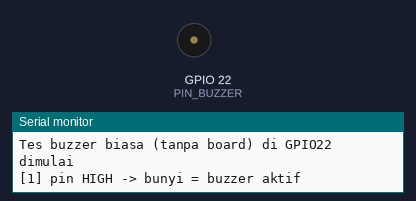
Recording of a program running on a simulated ESP32. On the bench: buzzer (waves = sounding), the last lines printed to the serial monitor.

Above: at 1.5 s.
At 3.5 s:
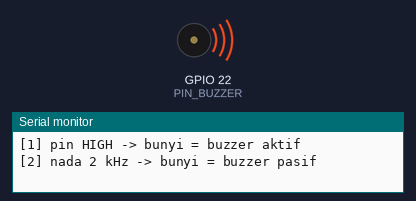
Timing chart, 0 to 9.5 s (numbered marks = the images above):
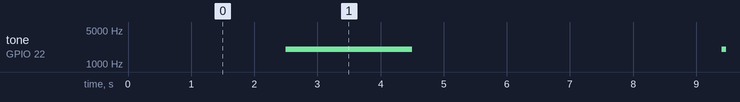

Measured:
- by itself, tone on GPIO 22 (PIN_BUZZER): alternates 2000 Hz for 2.0 s and silent for 4.9 s

The program:

main.cpp
```cpp
#include <Arduino.h>

// Tes buzzer 2 kaki tanpa board di GPIO22.
// Sambungan: kaki panjang (+) ke D22, kaki pendek (-) ke GND.
// Buzzer tanpa board langsung aktif HIGH (bunyi saat pin HIGH).
// Tiap kondisi ditahan 2 detik:
//   1. pin HIGH          -> bunyi kalau buzzer aktif
//   2. nada 2 kHz (tone) -> bunyi kalau buzzer pasif (buzzer aktif juga bunyi)
//   3. 3 beep pendek     -> pola alarm, hanya bunyi di buzzer aktif
//   4. pin LOW           -> harus diam

const uint8_t PIN_BUZZER = 22;
const uint32_t HOLD_MS = 2000;

void setup() {
  pinMode(PIN_BUZZER, OUTPUT);
  digitalWrite(PIN_BUZZER, LOW);

  Serial.begin(115200);
  delay(500);
  Serial.println();
  Serial.println("Tes buzzer biasa (tanpa board) di GPIO22 dimulai");
}

void loop() {
  Serial.println("[1] pin HIGH -> bunyi = buzzer aktif");
  digitalWrite(PIN_BUZZER, HIGH);
  delay(HOLD_MS);
  digitalWrite(PIN_BUZZER, LOW);

  Serial.println("[2] nada 2 kHz -> bunyi = buzzer pasif");
  tone(PIN_BUZZER, 2000);
  delay(HOLD_MS);
  noTone(PIN_BUZZER);
  pinMode(PIN_BUZZER, OUTPUT);
  digitalWrite(PIN_BUZZER, LOW);

  Serial.println("[3] 3 beep pendek (HIGH/LOW)");
  for (uint8_t i = 0; i < 3; i++) {
    digitalWrite(PIN_BUZZER, HIGH);
    delay(150);
    digitalWrite(PIN_BUZZER, LOW);
    delay(150);
  }

  Serial.println("[4] pin LOW -> harus diam");
  delay(HOLD_MS);

  Serial.println("---");
}
```
